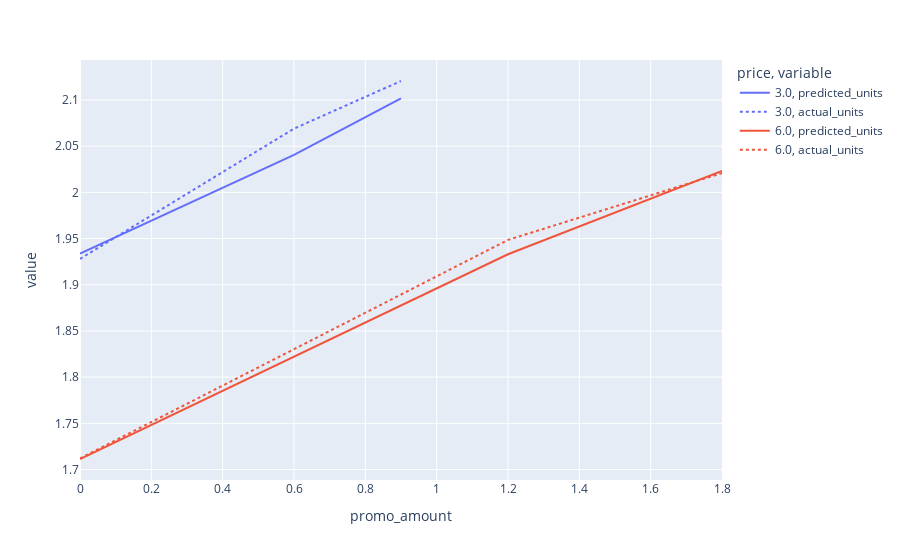

Notebook cell for this chart:
### Code cell
px.line(data_frame = df_sim2, x = 'promo_amount', y = 'value', line_dash = 'variable', color = 'price')#, facet_row = 'price')
